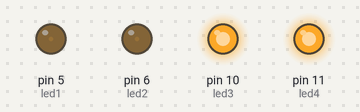
A sketch run on a simulated Arduino Uno, built with avr-gcc and run on an emulated ATmega328P. On the bench: output pins drawn as LEDs (lit = HIGH).

Above: at 0.05 s.
At 0.6 s:
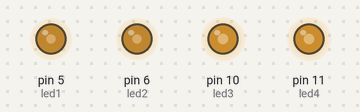
At 1.15 s:
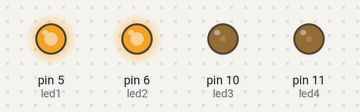
At 1.7 s:
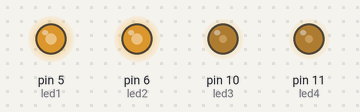
At 2.3 s:
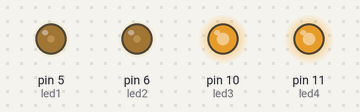
Timing chart, 0 to 5.9 s (numbered marks = the images above):
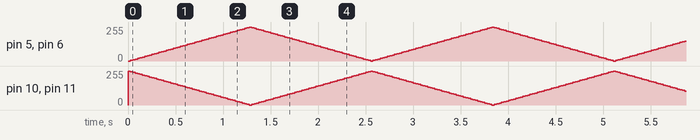

The sketch:

ders14.ino
```cpp
int led1 = 5;
int led2 = 6;
int led3 = 10;
int led4 = 11;

int Parlaklik = 0;
int Oran = 5;

void setup() {
  pinMode(led1, OUTPUT);
  pinMode(led2, OUTPUT);
  pinMode(led3, OUTPUT);
  pinMode(led4, OUTPUT);
}

void loop() {
  analogWrite(led1, Parlaklik);
  analogWrite(led2, Parlaklik);
  analogWrite(led3, 255-Parlaklik);
  analogWrite(led4, 255-Parlaklik);
  Parlaklik = Parlaklik + Oran;
  if (Parlaklik == 0 || Parlaklik == 255) {
    Oran = -Oran ;
  }
  delay(25);
}
```
